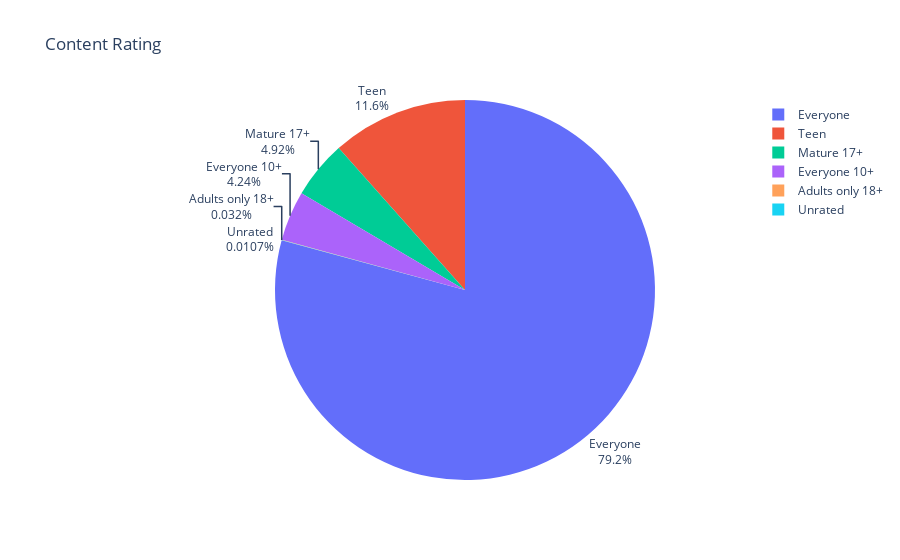

Write notebook code for a chart like this one.
### Code cell
fig=px.pie(labels=ratings.index,values=ratings.values,names=ratings.index,title='Content Rating')

fig.update_traces(textposition='outside', textinfo='percent+label')
fig.show()

### Figure 1 — Plotly figure (JSON) as saved in the notebook; plotly's stock layout.template omitted (floating-point values rounded to 4 significant figures)
{"data": [{"domain": {"x": [0, 1], "y": [0, 1]}, "hovertemplate": "label=%{label}<br>value=%{value}<extra></extra>", "labels": ["Everyone", "Teen", "Mature 17+", "Everyone 10+", "Adults only 18+", "Unrated"], "legendgroup": "", "name": "", "showlegend": true, "textinfo": "percent+label", "textposition": "outside", "type": "pie", "values": [7419, 1084, 461, 397, 3, 1]}], "layout": {"legend": {"tracegroupgap": 0}, "title": {"text": "Content Rating"}}}
